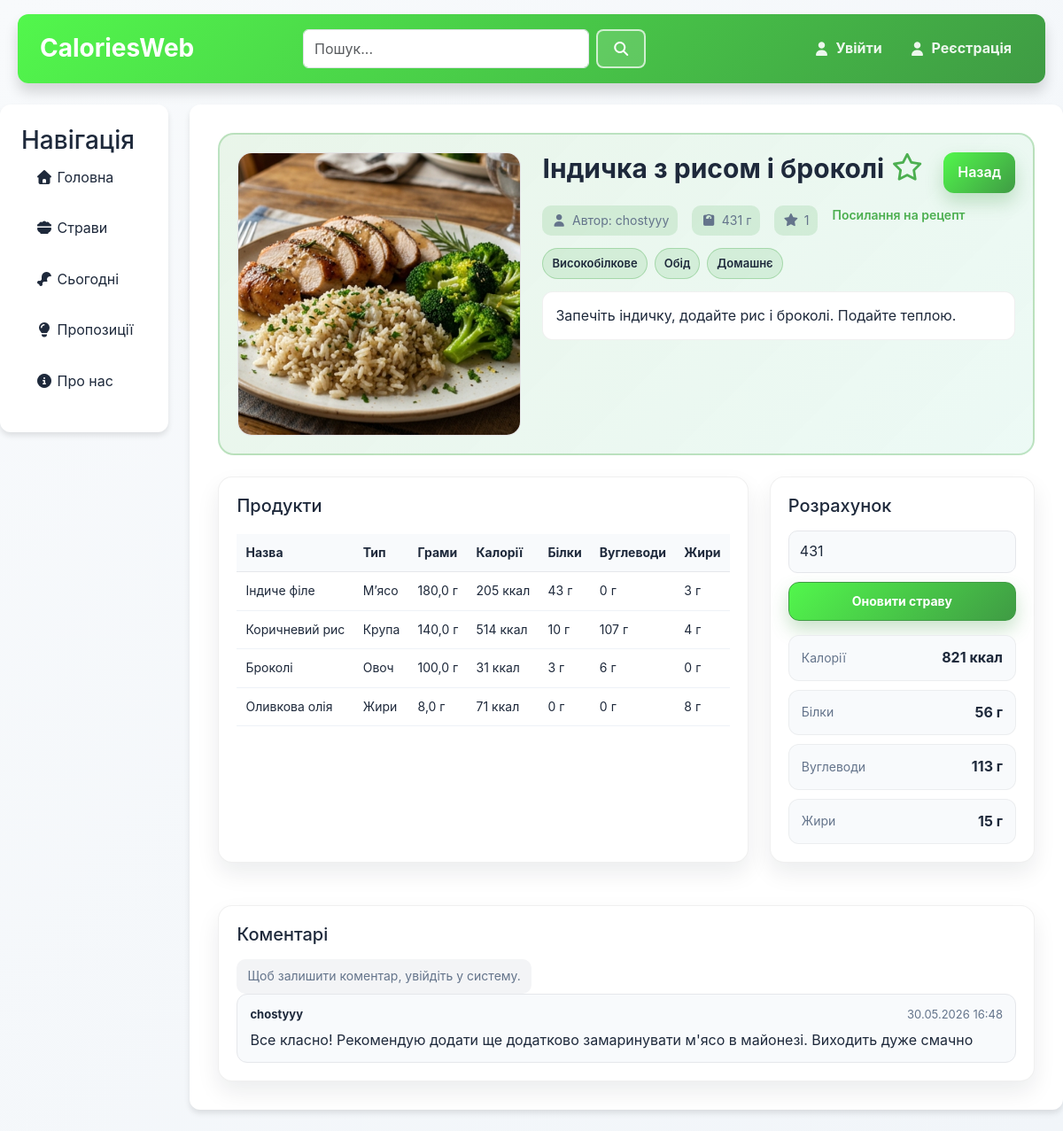
Page /meals/3001/ on the earlier database version.
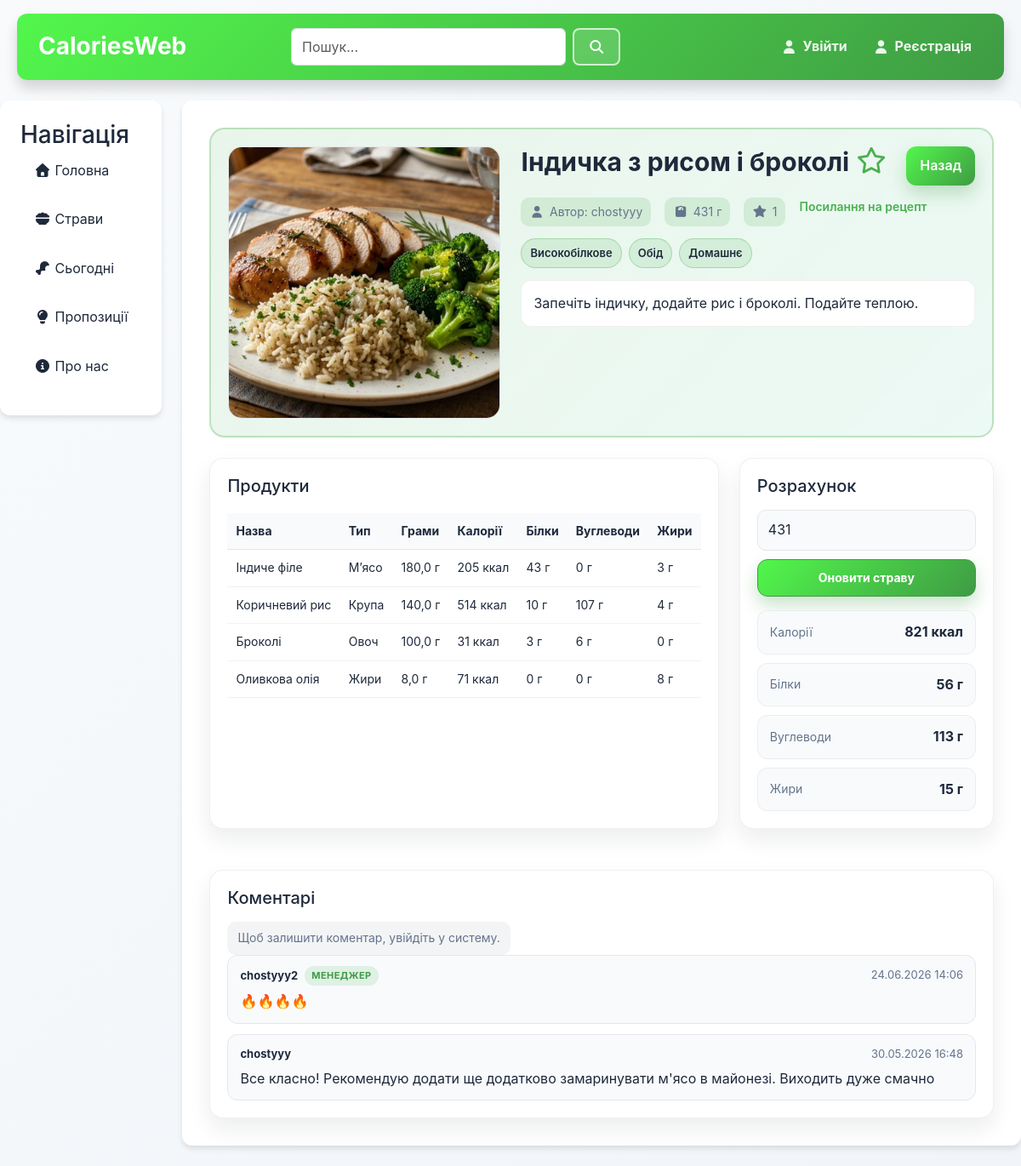
Same page on the later database version.
### meals/models.py (models this page shows, shortened)
class Tag(models.Model):
    name = models.CharField(max_length=50)
    type = models.CharField(max_length=50, null=True)
    def __str__(self):
        return self.name

class MealProducts(models.Model):
    meal = models.ForeignKey("Meal", on_delete=models.CASCADE)
    food = models.ForeignKey("Food", on_delete=models.CASCADE)
    grams = models.FloatField()

class Food(models.Model):
    name = models.CharField(max_length=100)
    type = models.CharField(max_length=50)
    grams = models.FloatField()
    calories = models.IntegerField()
    protein = models.FloatField()
    carbs = models.FloatField()
    fats = models.FloatField()

class MealComment(models.Model):
    meal = models.ForeignKey(Meal, on_delete=models.CASCADE, related_name='comments')
    user = models.ForeignKey(User, on_delete=models.CASCADE)
    text = models.TextField()
    created_at = models.DateTimeField(auto_now_add=True)
    def __str__(self):
        return f"{self.user.username} -> {self.meal.name}"

### meals/views.py (the view, shortened to what this page needs)
# urls.py: path('<int:meal_id>/', views.meal_detail, name='meal_detail'),
def meal_detail(request, meal_id):
    meal = get_object_or_404(Meal, id=meal_id)
    user_details = _get_user_details(request.user)
    all_tags = Tag.objects.order_by("type", "name")
    meal_tag_ids = set(MealTag.objects.filter(meal=meal).values_list("tag_id", flat=True))
    grouped_tags_for_edit = []
    for tag in all_tags:
        group_name = (tag.type or "Інше").strip() if tag.type else "Інше"
        if grouped_tags_for_edit and grouped_tags_for_edit[-1]["type"] == group_name:
            grouped_tags_for_edit[-1]["tags"].append(tag)
        else:
            grouped_tags_for_edit.append({
                "type": group_name,
                "tags": [tag],
            })
    pending_verification = None
    if request.user.is_authenticated and request.user == meal.author:
        pending_verification = MealVerification.objects.filter(
            original_meal=meal,
            status__in=["draft", "pending"],
        ).order_by("-created_at").first()
    cpfc = {
        "calories": 0,
        "protein": 0,
        "carbs": 0,
        "fats": 0
    }
    meal_products = MealProducts.objects.filter(meal_id=meal_id)
    grams = meal.grams
    if request.method == "POST" and request.POST.get("action") == "recalc":
        try:
            grams = int(request.POST.get("grams", meal.grams))
        except (TypeError, ValueError):
            grams = meal.grams
    for mp in meal_products:
        food = Food.objects.get(id=mp.food_id)
        cpfc["calories"] += food.calories / food.grams * mp.grams
        cpfc["protein"] += food.protein / food.grams * mp.grams
        cpfc["carbs"] += food.carbs / food.grams * mp.grams
        cpfc["fats"] += food.fats / food.grams * mp.grams
    cpfc["calories"] = round(cpfc["calories"]/meal.grams*grams)
    cpfc["protein"] = round(cpfc["protein"]/meal.grams*grams)
    cpfc["carbs"] = round(cpfc["carbs"]/meal.grams*grams)
    cpfc["fats"] = round(cpfc["fats"]/meal.grams*grams)
    data = {
        "meal": meal,
        "cpfc": cpfc,
        "grams": grams,
        "is_favorite": request.user.is_authenticated and MealFavorites.objects.filter(user=request.user, meal=meal).exists(),
        "meal_tags": Tag.objects.filter(mealtag__meal=meal).order_by("type", "name"),
        "grouped_tags_for_edit": grouped_tags_for_edit,
        "meal_tag_ids": meal_tag_ids,
        "pending_verification": pending_verification,
        "comments": MealComment.objects.filter(meal=meal).select_related("user", "user__details").order_by("-created_at"),
        "user_details": user_details,
    }
    print(data)
    return render(request, "meals/mealItemDetailed.html", data)

### main/context_processors.py (called while the page is built, shortened)
def role_context(request):
    if not request.user.is_authenticated:
        return {
            "is_admin": False,
            "is_manager": False,
            "manager_request_allowed": False,
            "manager_request_reason": "",
        }

### meals/models.py (called while the page is built)
    def __str__(self):
        return self.name

### meals/views.py (called while the page is built)
def _get_user_details(user):
    if not user.is_authenticated:
        return None
    return getattr(user, "details", None)

### meals/templates/meals/mealItemDetailed.html (shortened to what the changed rows need)
{% extends "main/layout.html" %}
{% load static %}
{% block extra_css %}
    <link rel="stylesheet" href="{% static 'meals/css/meal_detail.css' %}">
{% endblock %}
{% block content %}
<div class="meal-detail">
    <div class="meal-detail-hero">
        <div class="meal-detail-info">
            <div class="meal-detail-header">
                <h1>{{ meal.name }}
                    {% if user.is_authenticated and is_favorite %}
                        <span class="meal-add-to-favorites"><a href="{% url 'meals:toggle_favorite' meal.id %}"><i class="fa-solid fa-star"></i></a></span>
                    {% else %}
                        <span class="meal-add-to-favorites"><a href="{% url 'meals:toggle_favorite' meal.id %}"><i class="fa-regular fa-star"></i></a></span>
                    {% endif %}
                </h1>
            </div>
            <div class="meal-detail-tags">
                {% for tag in meal_tags %}
                    <span class="meal-detail-tag">{{ tag.name }}</span>
                {% empty %}
                    <span class="meal-detail-tags-empty">Теги не додані</span>
                {% endfor %}
            </div>
        </div>
    </div>
    <div class="meal-detail-grid">
        <section class="meal-detail-card">
            <div class="meal-detail-table-wrap">
                <table class="meal-detail-table">
                    <tr>
                        <th>Назва</th>
                        <th>Тип</th>
                        <th>Грами</th>
                        <th>Калорії</th>
                        <th>Білки</th>
                        <th>Вуглеводи</th>
                        <th>Жири</th>
                    </tr>
                {% for item in meal.mealproducts_set.all %}
                    <tr>
                        <td>{{ item.food.name }}</td>
                        <td>{{ item.food.type }}</td>
                        <td>{{ item.grams }} г</td>
                        <td>{% widthratio item.food.calories item.food.grams item.grams %} ккал</td>
                        <td>{% widthratio item.food.protein item.food.grams item.grams %} г</td>
                        <td>{% widthratio item.food.carbs item.food.grams item.grams %} г</td>
                        <td>{% widthratio item.food.fats item.food.grams item.grams %} г</td>
                    </tr>
                {% empty %}
                    <tr>
                        <td colspan="7">Продукти ще не додані.</td>
                    </tr>
                {% endfor %}
                </table>
            </div>
        </section>
    </div>
    <section class="meal-detail-card meal-detail-comments">
        <div class="meal-comment-list">
            {% for comment in comments %}
                <div class="meal-comment">
                    <div class="meal-comment-header">
                        <div class="meal-comment-author">
                            <a href="{% url 'user:user_detail' comment.user.id %}" class="meal-comment-author-link">
                                {{ comment.user.username }}
                            </a>
                            {% if comment.user.details.role == "manager" %}
                                <span class="meal-comment-badge meal-comment-badge--manager">Менеджер</span>
                            {% endif %}
                        </div>
                        <span>{{ comment.created_at|date:"d.m.Y H:i" }}</span>
                    </div>
                    <p>{{ comment.text }}</p>
                </div>
            {% empty %}
                <p class="meal-detail-note">Коментарів поки що немає.</p>
            {% endfor %}
        </div>
    </section>
</div>
{% endblock %}

Differences in the rows shown:
added MealComment: user.username "chostyyy2", shows "МЕНЕДЖЕР", created_at "24.06.2026 14:06", text "🔥🔥🔥🔥"
